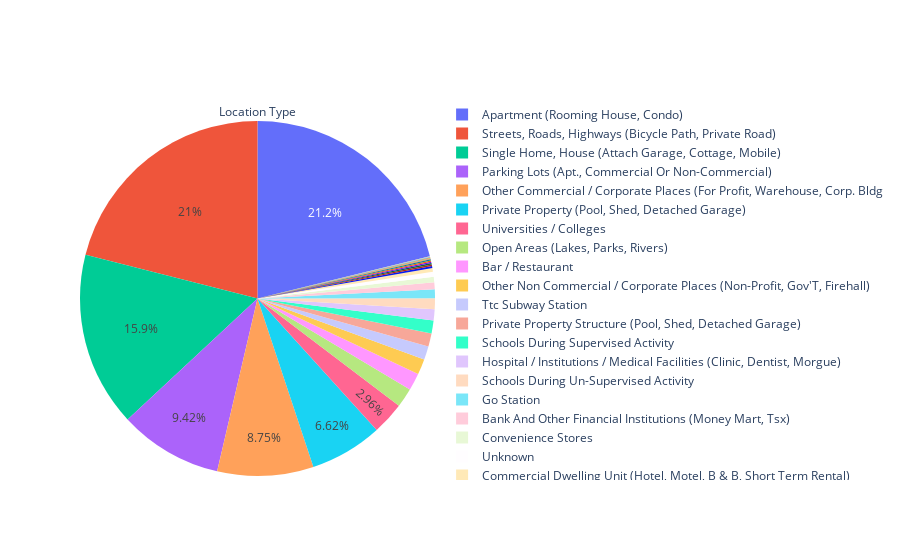

Source (notebook cell):
### Code cell
graph = go.Pie(labels=glt.index, values=glt.thefts, title="Location Type")
fig = go.Figure(graph)
fig.update_traces(textposition='inside')
fig.update_layout(uniformtext_minsize=12, uniformtext_mode='hide')
fig.show()

### Figure 1 — Plotly figure (JSON) as saved in the notebook; plotly's stock layout.template omitted (floating-point values rounded to 4 significant figures)
{"data": [{"labels": ["Apartment (Rooming House, Condo)", "Bank And Other Financial Institutions (Money Mart, Tsx)", "Bar / Restaurant", "Commercial Dwelling Unit (Hotel, Motel, B & B, Short Term Rental)", "Construction Site (Warehouse, Trailer, Shed)", "Convenience Stores", "Dealership (Car, Motorcycle, Marine, Trailer, Etc.)", "Gas Station (Self, Full, Attached Convenience)", "Go Bus", "Go Station", "Go Train", "Group Homes (Non-Profit, Halfway House, Social Agency)", "Homeless Shelter / Mission", "Hospital / Institutions / Medical Facilities (Clinic, Dentist, Morgue)", "Jails / Detention Centres", "Open Areas (Lakes, Parks, Rivers)", "Other Commercial / Corporate Places (For Profit, Warehouse, Corp. Bldg", "Other Non Commercial / Corporate Places (Non-Profit, Gov'T, Firehall)", "Other Passenger Train", "Other Passenger Train Station", "Other Regional Transit System Vehicle", "Other Train Admin Or Support Facility", "Other Train Tracks", "Parking Lots (Apt., Commercial Or Non-Commercial)", "Pharmacy", "Police / Courts (Parole Board, Probation Office)", "Private Property (Pool, Shed, Detached Garage)", "Private Property Structure (Pool, Shed, Detached Garage)", "Religious Facilities (Synagogue, Church, Convent, Mosque)", "Retirement / Nursing Homes", "Retirement Home", "Schools During Supervised Activity", "Schools During Un-Supervised Activity", "Single Home, House (Attach Garage, Cottage, Mobile)", "Streets, Roads, Highways (Bicycle Path, Private Road)", "Ttc Admin Or Support Facility", "Ttc Bus", "Ttc Bus Stop / Shelter / Loop", "Ttc Light Rail Transit Station", "Ttc Street Car", "Ttc Subway Station", "Ttc Subway Train", "Universities / Colleges", "Unknown"], "textposition": "inside", "title": {"text": "Location Type"}, "type": "pie", "values": [4570, 138, 339, 70, 29, 108, 8, 21, 4, 172, 8, 26, 25, 221, 2, 379, 1889, 307, 1, 4, 3, 1, 1, 2033, 2, 42, 1428, 259, 30, 2, 1, 251, 213, 3432, 4539, 3, 6, 8, 3, 1, 264, 4, 639, 98]}], "layout": {"uniformtext": {"minsize": 12, "mode": "hide"}}}
